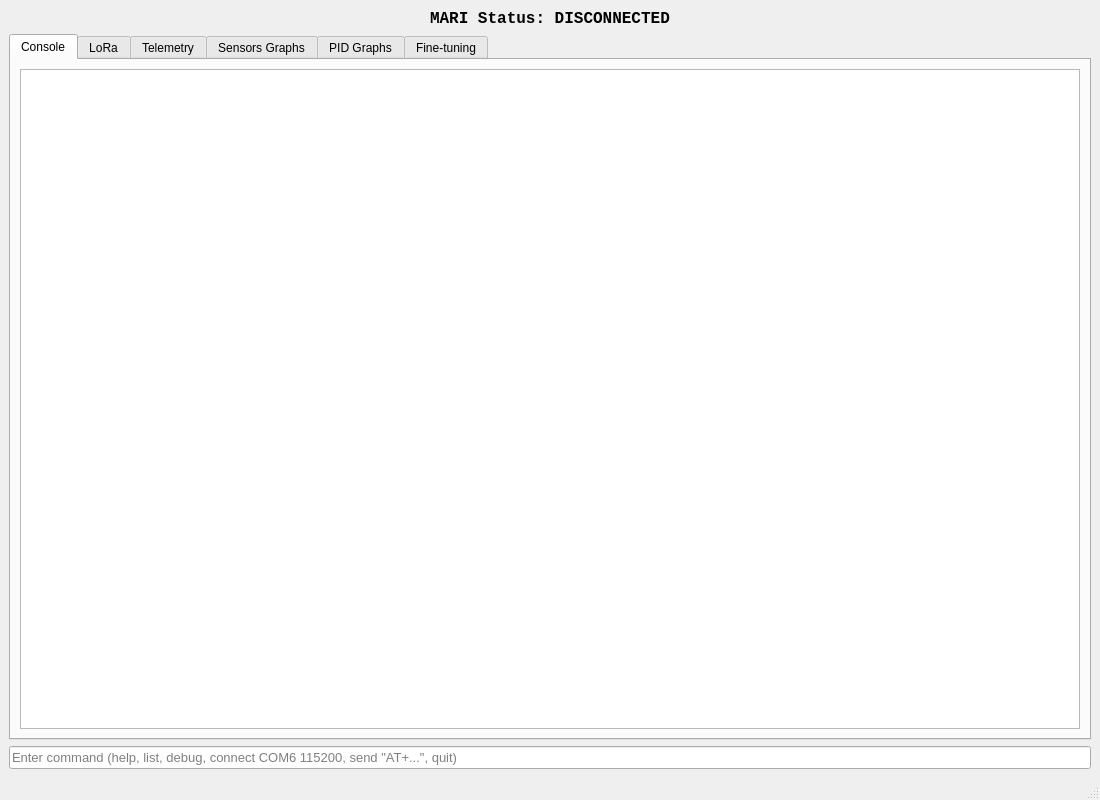
<?xml version="1.0" encoding="UTF-8"?>
<ui version="4.0">
 <class>MainWindow</class>
 <widget class="QMainWindow" name="MainWindow">
  <property name="geometry">
   <rect>
    <x>0</x>
    <y>0</y>
    <width>1100</width>
    <height>800</height>
   </rect>
  </property>
  <property name="windowTitle">
   <string>MARI LoRa Monitor</string>
  </property>
  <widget class="QWidget" name="centralwidget">
   <layout class="QVBoxLayout" name="verticalLayout_4">
    <item alignment="Qt::AlignmentFlag::AlignHCenter|Qt::AlignmentFlag::AlignVCenter">
     <widget class="QLabel" name="label_ping_status">
      <property name="font">
       <font>
        <family>Consolas</family>
        <pointsize>12</pointsize>
        <italic>false</italic>
        <bold>true</bold>
        <underline>false</underline>
       </font>
      </property>
      <property name="text">
       <string>MARI Status: DISCONNECTED</string>
      </property>
      <property name="textFormat">
       <enum>Qt::TextFormat::AutoText</enum>
      </property>
     </widget>
    </item>
    <item>
     <widget class="QTabWidget" name="tabs">
      <property name="currentIndex">
       <number>0</number>
      </property>
      <widget class="QWidget" name="Console">
       <attribute name="title">
        <string>Console</string>
       </attribute>
       <layout class="QVBoxLayout" name="verticalLayout_console">
        <item>
         <widget class="QPlainTextEdit" name="log_widget">
          <property name="font">
           <font>
            <pointsize>10</pointsize>
           </font>
          </property>
          <property name="lineWrapMode">
           <enum>QPlainTextEdit::LineWrapMode::NoWrap</enum>
          </property>
          <property name="readOnly">
           <bool>true</bool>
          </property>
         </widget>
        </item>
       </layout>
      </widget>
      <widget class="QWidget" name="LoRa">
       <attribute name="title">
        <string>LoRa</string>
       </attribute>
       <layout class="QHBoxLayout" name="horizontalLayout_2">
        <item>
         <widget class="QTableWidget" name="table">
          <property name="maximumSize">
           <size>
            <width>350</width>
            <height>16777215</height>
           </size>
          </property>
          <property name="editTriggers">
           <set>QAbstractItemView::EditTrigger::NoEditTriggers</set>
          </property>
          <attribute name="horizontalHeaderDefaultSectionSize">
           <number>140</number>
          </attribute>
          <attribute name="horizontalHeaderHighlightSections">
           <bool>true</bool>
          </attribute>
          <attribute name="horizontalHeaderStretchLastSection">
           <bool>true</bool>
          </attribute>
         </widget>
        </item>
        <item>
         <widget class="QWidget" name="lora_graphs_container" native="true">
          <layout class="QVBoxLayout" name="verticalLayout_5"/>
         </widget>
        </item>
       </layout>
      </widget>
      <widget class="QWidget" name="sensors">
       <attribute name="title">
        <string>Telemetry</string>
       </attribute>
       <layout class="QHBoxLayout" name="horizontalLayout">
        <item>
         <widget class="QTableWidget" name="table_pids">
          <property name="maximumSize">
           <size>
            <width>250</width>
            <height>16777215</height>
           </size>
          </property>
          <property name="horizontalScrollBarPolicy">
           <enum>Qt::ScrollBarPolicy::ScrollBarAlwaysOff</enum>
          </property>
          <property name="autoScroll">
           <bool>false</bool>
          </property>
          <property name="editTriggers">
           <set>QAbstractItemView::EditTrigger::NoEditTriggers</set>
          </property>
          <attribute name="horizontalHeaderDefaultSectionSize">
           <number>140</number>
          </attribute>
          <attribute name="horizontalHeaderStretchLastSection">
           <bool>true</bool>
          </attribute>
         </widget>
        </item>
        <item>
         <widget class="QTableWidget" name="table_sensors">
          <property name="maximumSize">
           <size>
            <width>250</width>
            <height>16777215</height>
           </size>
          </property>
          <property name="horizontalScrollBarPolicy">
           <enum>Qt::ScrollBarPolicy::ScrollBarAlwaysOff</enum>
          </property>
          <property name="autoScroll">
           <bool>false</bool>
          </property>
          <property name="editTriggers">
           <set>QAbstractItemView::EditTrigger::NoEditTriggers</set>
          </property>
          <attribute name="horizontalHeaderDefaultSectionSize">
           <number>140</number>
          </attribute>
          <attribute name="horizontalHeaderStretchLastSection">
           <bool>true</bool>
          </attribute>
         </widget>
        </item>
        <item>
         <widget class="QTableWidget" name="table_cpu">
          <property name="maximumSize">
           <size>
            <width>300</width>
            <height>16777215</height>
           </size>
          </property>
          <property name="horizontalScrollBarPolicy">
           <enum>Qt::ScrollBarPolicy::ScrollBarAlwaysOff</enum>
          </property>
          <property name="autoScroll">
           <bool>false</bool>
          </property>
          <property name="editTriggers">
           <set>QAbstractItemView::EditTrigger::NoEditTriggers</set>
          </property>
          <attribute name="horizontalHeaderDefaultSectionSize">
           <number>140</number>
          </attribute>
          <attribute name="horizontalHeaderStretchLastSection">
           <bool>true</bool>
          </attribute>
         </widget>
        </item>
        <item>
         <spacer name="horizontalSpacer">
          <property name="orientation">
           <enum>Qt::Orientation::Horizontal</enum>
          </property>
          <property name="sizeHint" stdset="0">
           <size>
            <width>40</width>
            <height>20</height>
           </size>
          </property>
         </spacer>
        </item>
       </layout>
      </widget>
      <widget class="QWidget" name="tab_sensor_graphs">
       <attribute name="title">
        <string>Sensors Graphs</string>
       </attribute>
       <layout class="QVBoxLayout" name="verticalLayout_2">
        <item>
         <widget class="QWidget" name="tab_sensor_graphs_widget" native="true"/>
        </item>
       </layout>
      </widget>
      <widget class="QWidget" name="tab_pid_graphs">
       <attribute name="title">
        <string>PID Graphs</string>
       </attribute>
       <layout class="QVBoxLayout" name="verticalLayout_3">
        <item>
         <widget class="QWidget" name="tab_pid_graphs_widget" native="true"/>
        </item>
       </layout>
      </widget>
      <widget class="QWidget" name="tab_fine_tuning">
       <attribute name="title">
        <string>Fine-tuning</string>
       </attribute>
       <layout class="QVBoxLayout" name="verticalLayout_ft">
        <item>
         <widget class="QWidget" name="tab_fine_tuning_widget" native="true"/>
        </item>
       </layout>
      </widget>
     </widget>
    </item>
    <item>
     <widget class="QLineEdit" name="cmd_input">
      <property name="font">
       <font>
        <pointsize>10</pointsize>
       </font>
      </property>
      <property name="placeholderText">
       <string>Enter command (help, list, debug, connect COM6 115200, send &quot;AT+...&quot;, quit)</string>
      </property>
     </widget>
    </item>
   </layout>
  </widget>
  <widget class="QMenuBar" name="menubar">
   <property name="geometry">
    <rect>
     <x>0</x>
     <y>0</y>
     <width>1100</width>
     <height>33</height>
    </rect>
   </property>
  </widget>
  <widget class="QStatusBar" name="statusbar"/>
 </widget>
 <resources/>
 <connections/>
</ui>
